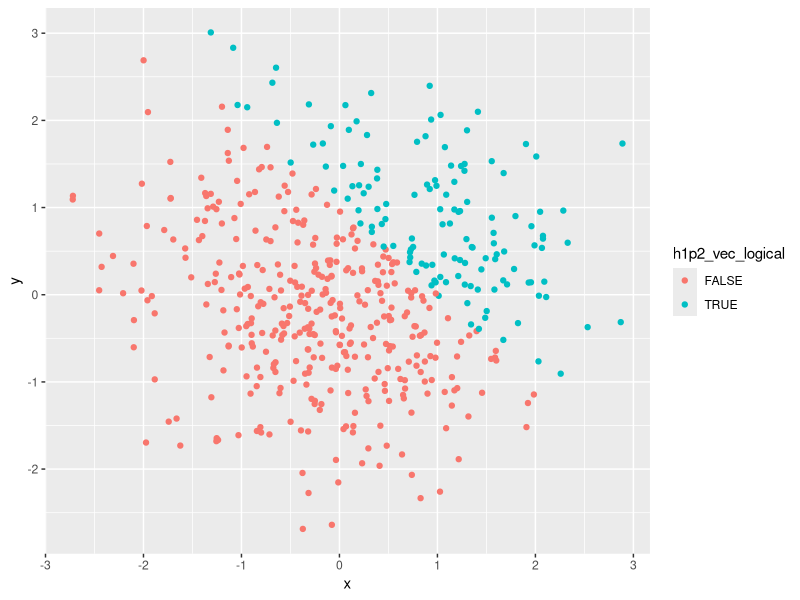
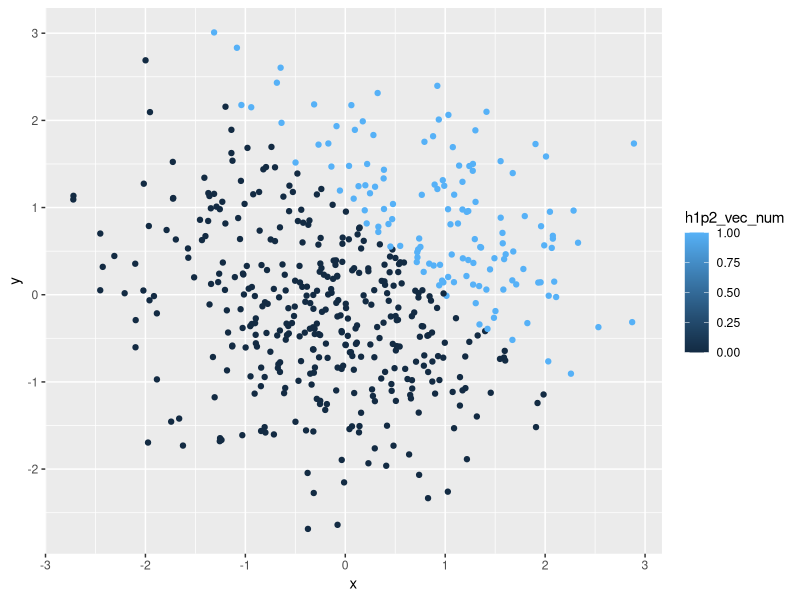
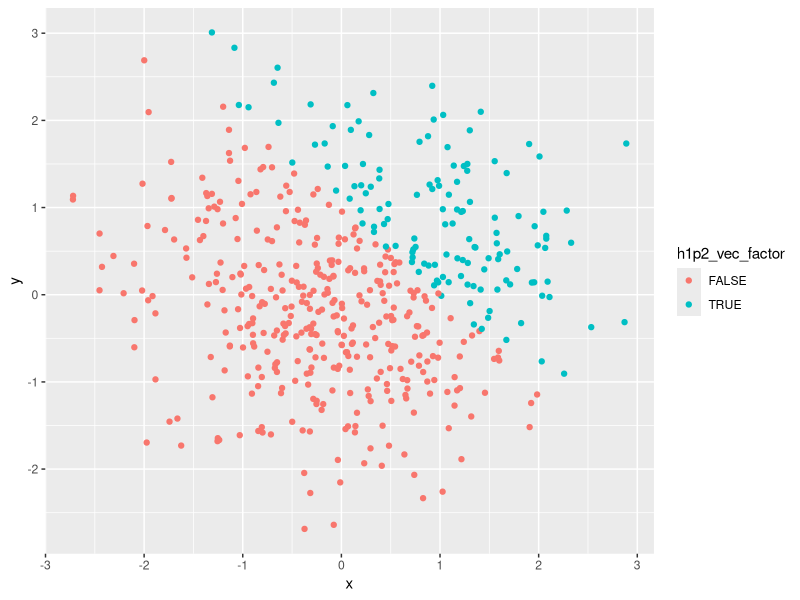
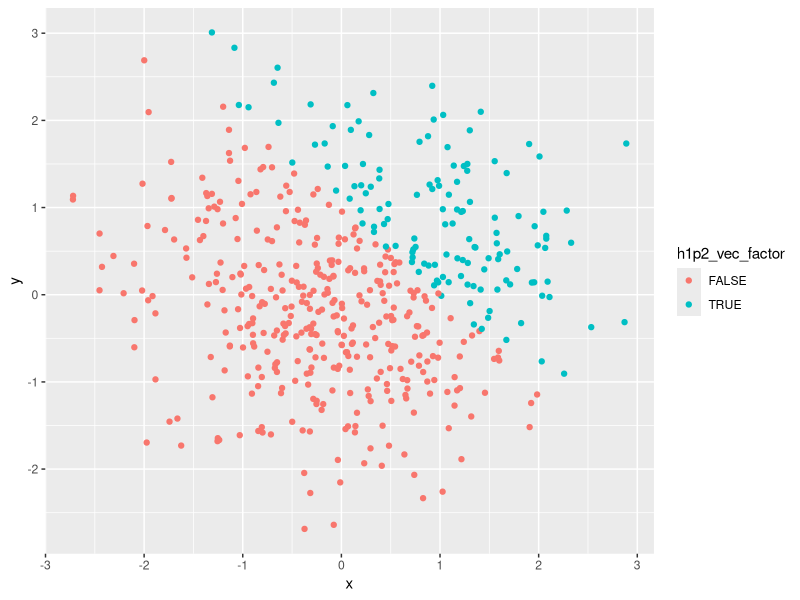

Recreate these plots in R, in order.
## ---- chunk 1
library(tidyverse)
## ---- chunk 2
set.seed(2)

p8105_hw1p1_df = tibble(
  h1p1_random_var = rnorm(8),
  h1p1_vec_logical = c(h1p1_random_var>0),
  h1p1_vec_char = c("A","character","variable","that","is", "eight","in", "length"),
  h1p1_vec_factor = factor(c("Low","Low","Low", "Med","Med","High", "High","High"))
)
## ---- chunk 3
  as.numeric(pull(p8105_hw1p1_df, h1p1_vec_logical))
  as.numeric(pull(p8105_hw1p1_df, h1p1_vec_char)) 
  as.numeric(pull(p8105_hw1p1_df, h1p1_vec_factor))
## ---- chunk 4
  as.numeric(pull(p8105_hw1p1_df, h1p1_vec_logical))*(pull(p8105_hw1p1_df, h1p1_random_var))
  as.factor(pull(p8105_hw1p1_df, h1p1_vec_logical))*(pull(p8105_hw1p1_df, h1p1_random_var))
  as.numeric(as.factor(pull(p8105_hw1p1_df, h1p1_vec_logical)))*(pull(p8105_hw1p1_df, h1p1_random_var))
## ---- chunk 5

set.seed(2)
p8105_hw1p2_df = tibble(
  x = rnorm(500),
  y = rnorm(500),
  h1p2_vec_logical = c(x+y>1),
  h1p2_vec_num = as.numeric(h1p2_vec_logical),
  h1p2_vec_factor = as.factor(h1p2_vec_logical),
)
## ---- chunk 6
Scatplot_logic = ggplot(p8105_hw1p2_df, aes(x = x, y = y, color = h1p2_vec_logical)) + geom_point()

Scatplot_logic

Scatplot_num = ggplot(p8105_hw1p2_df, aes(x = x, y = y, color = h1p2_vec_num)) + geom_point()

Scatplot_num

Scatplot_factor = ggplot(p8105_hw1p2_df, aes(x = x, y = y, color = h1p2_vec_factor)) + geom_point()

Scatplot_factor

ggsave("Scatplot_logic.pdf")
